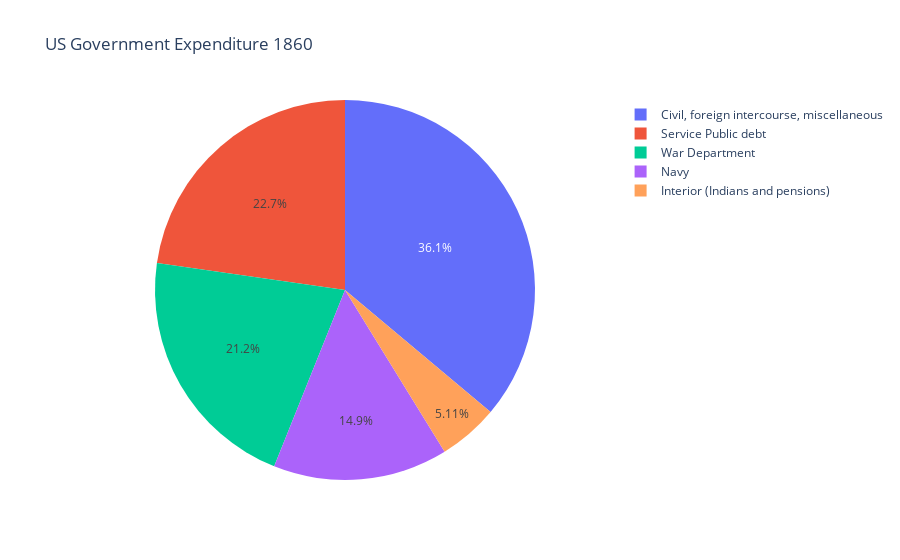

This figure's notebook cell:
### Code cell
fig = px.pie(spend_data.loc[0:4], values='Spending', names='Expenditure', title='US Government Expenditure 1860')
fig.show()

### Figure 1 — Plotly figure (JSON) as saved in the notebook; plotly's stock layout.template omitted (floating-point values rounded to 4 significant figures)
{"data": [{"domain": {"x": [0, 1], "y": [0, 1]}, "hovertemplate": "Expenditure=%{label}<br>Spending=%{value}<extra></extra>", "labels": ["Civil, foreign intercourse, miscellaneous", "Interior (Indians and pensions)", "War Department", "Navy", "Service Public debt"], "legendgroup": "", "name": "", "showlegend": true, "type": "pie", "values": [27969870, 3955686, 16409767, 11513150, 17613628]}], "layout": {"legend": {"tracegroupgap": 0}, "title": {"text": "US Government Expenditure 1860"}}}
